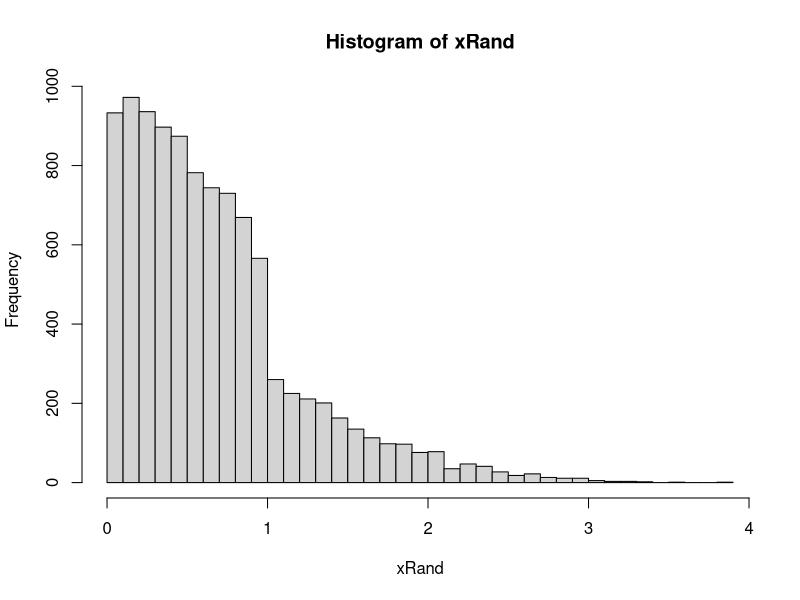
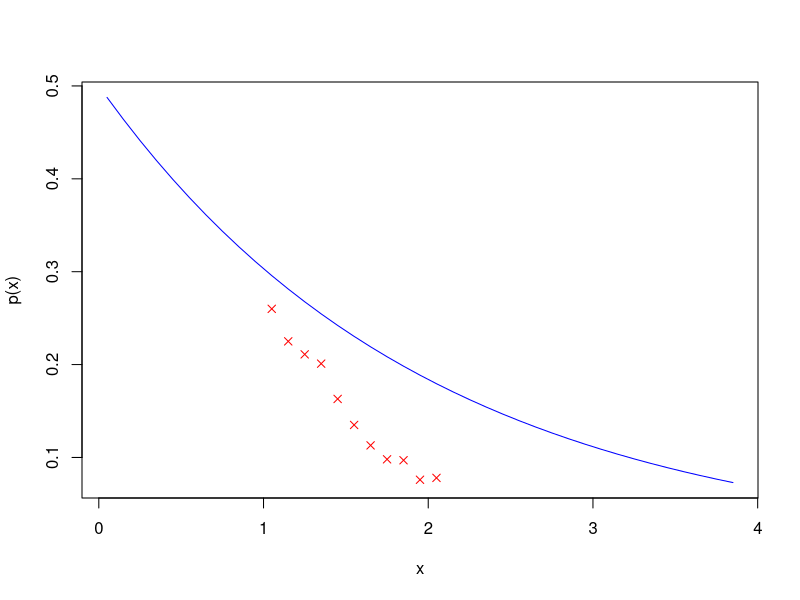

The R script that drew these images, in order:
#Runs a simple Metropolis-Hastings (ie MCMC) algoritm to simulate an
#exponential distribution, which has the probability density
#p(x)=exp(-x/m), where m>0.
#
#Author: H. Paul Keeler, 2019.


simNumb=10^4; #number of random variables simulated
numbSteps=25; #number of steps for the Markov process
numbBins=50; #number of bins for histogram

sigma=1; #standard deviation for normal random steps
m=2; #parameter (ie mean) for distribution to be simulated

fun_p<-function(x){
   return((exp(-x/m)/m)*(x>=0)); #intensity function
   
}

xRand=runif(simNumb); #random intial values
probCurrent=fun_p(xRand); #current transition probabilities

for (jj in numbSteps){
  zRand<-xRand +sigma*rnorm(simNumb,0,1);#take a (normally distributed) random step        
  #zRand= xRand +2*sigma*runif(simNumb);#take a (uniformly distributed) random step    
  probProposal=fun_p(zRand); #proposed probability
  
  #acceptance rejection step
  booleAccept=runif(simNumb) < probProposal/probCurrent;
  #update state of random walk/Markov chain
  xRand[booleAccept]=zRand[booleAccept];
  #update transition probabilities
  probCurrent[booleAccept]=probProposal[booleAccept];
}
#histogram section: empirical probability density
histX<-hist(xRand,breaks=numbBins);    
binEdges=histX$breaks;
pdfEmp=histX$density;
#xValues=(binEdges[-1]+binEdges[-length(binEdges)])/2; #mid-points of bins
xValues=histX$mids; #mid-points of bins
 
 #analytic solution of probability density
 pdfExact=fun_p(xValues);

 #Plotting
 plot(xValues,pdfExact,xlab='x',ylab='p(x)',type="l", col='blue');
points(xValues,pdfEmp,pch=4, col='red');
grid;
